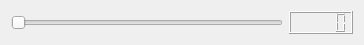
<?xml version="1.0" encoding="UTF-8"?>
<ui version="4.0">
 <class>MySlider</class>
 <widget class="QWidget" name="MySlider">
  <property name="geometry">
   <rect>
    <x>0</x>
    <y>0</y>
    <width>364</width>
    <height>43</height>
   </rect>
  </property>
  <property name="windowTitle">
   <string>Form</string>
  </property>
  <layout class="QHBoxLayout" name="horizontalLayout">
   <item>
    <widget class="QSlider" name="horizontalSlider">
     <property name="orientation">
      <enum>Qt::Horizontal</enum>
     </property>
    </widget>
   </item>
   <item>
    <widget class="QLCDNumber" name="lcdNumber"/>
   </item>
  </layout>
 </widget>
 <resources/>
 <connections/>
</ui>
